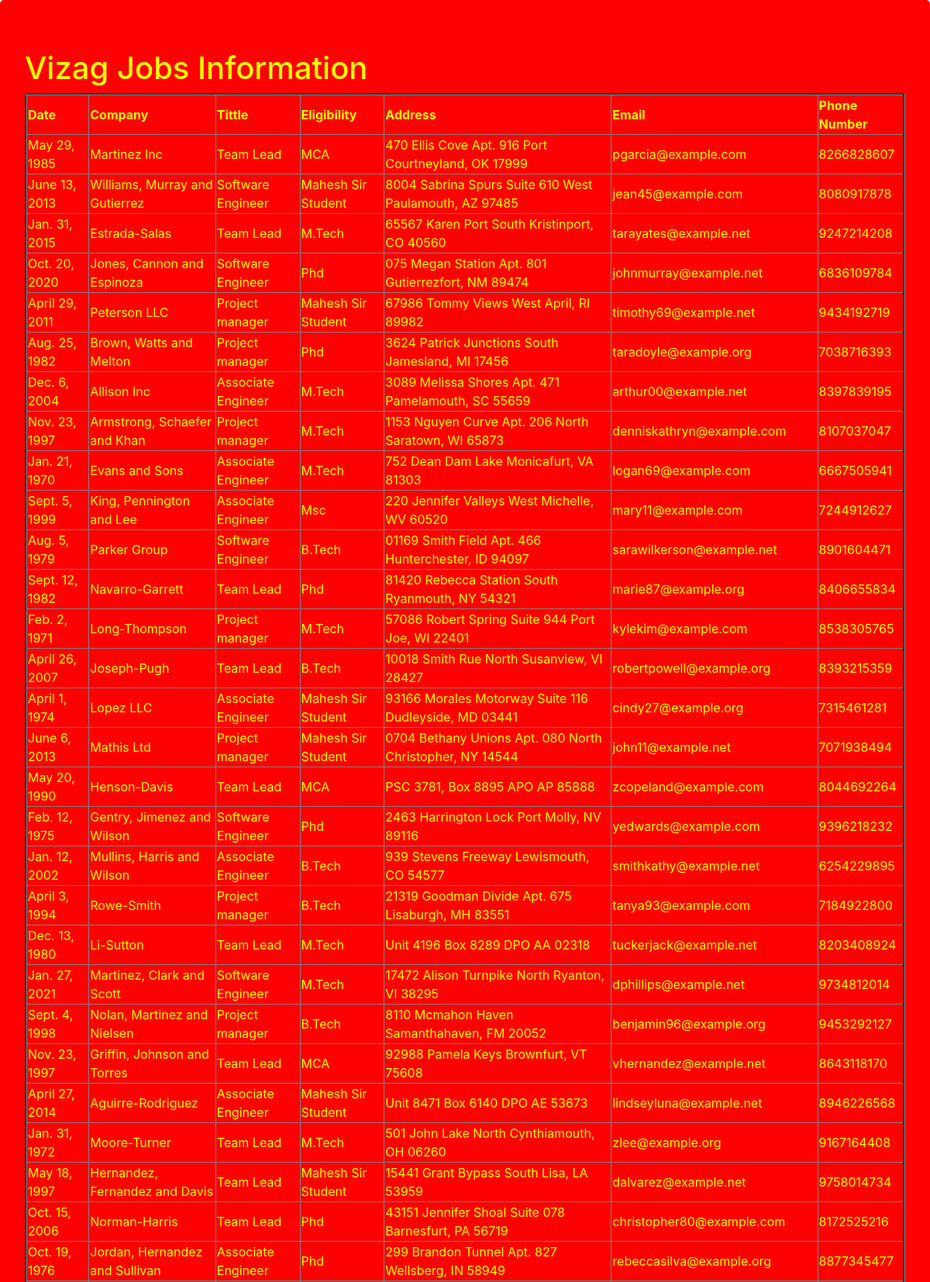
The app's page /vizagjobs/ (upper part) with its own data.
### testapp/models.py (models this page shows)
class VizagJobs(models.Model):
    date = models.DateField()
    company = models.CharField(max_length=30)
    tittle = models.CharField(max_length=30)
    eligibility = models.CharField(max_length=30)
    address = models.CharField(max_length=256)
    email = models.EmailField(max_length=30)
    phonenumber = models.BigIntegerField()

### testapp/views.py (the view)
# urls.py: path("vizagjobs/", views.vizagjobs_view),
def vizagjobs_view(request):
    jobs_list = VizagJobs.objects.all()
    my_dict = {'jobs_list':jobs_list}
    return render(request,'testapp/vizagjobs.html',my_dict)

### templates/testapp/vizagjobs.html (shortened to what this page needs)
<!DOCTYPE html>
{% load static %}
<html lang="en" dir="ltr">
  <head>
    <link rel="stylesheet" href="https://cdn.jsdelivr.net/npm/bootstrap@4.6.2/dist/css/bootstrap.min.css">
    <link rel="stylesheet" href="{% static 'css/jobs.css' %}">
  </head>
  <body>
    <div class="jumbotron">
    <h1>Vizag Jobs Information</h1>
    {% if jobs_list %}
    <table border="3">
      <thead>
        <th>Date</th>
        <th>Company</th>
        <th>Tittle</th>
        <th>Eligibility</th>
        <th>Address</th>
        <th>Email</th>
        <th>Phone Number</th>
      </thead>
      {% for job in jobs_list %}
      <tr>
        <td>{{job.date}}</td>
        <td>{{job.company}}</td>
        <td>{{job.tittle}}</td>
        <td>{{job.eligibility}}</td>
        <td>{{job.address}}</td>
        <td>{{job.email}}</td>
        <td>{{job.phonenumber}}</td>
      </tr>
      {% endfor %}
    </table>
    {% else %}
    <p>No Jobs In Vizag....</p>
    {% endif %}
   </div>
  </body>
</html>

### static/css/jobs.css (style rules this page uses)
.jumbotron { background: red; color: yellow; border: 2px sloid green; }

### records on screen
VizagJobs: date "May 29, 1985", company "Martinez Inc", tittle "Team Lead", eligibility "MCA", address "470 Ellis Cove Apt. 916 Port Courtneyland, OK 17999", email "pgarcia@example.com", phonenumber "8266828607"
VizagJobs: date "June 13, 2013", company "Williams, Murray and Gutierrez", tittle "Software Engineer", eligibility "Mahesh Sir Student", address "8004 Sabrina Spurs Suite 610 West Paulamouth, AZ 97485", email "jean45@example.com", phonenumber "8080917878"
VizagJobs: date "Jan. 31, 2015", company "Estrada-Salas", tittle "Team Lead", eligibility "M.Tech", address "65567 Karen Port South Kristinport, CO 40560", email "tarayates@example.net", phonenumber "9247214208"
VizagJobs: date "Oct. 20, 2020", company "Jones, Cannon and Espinoza", tittle "Software Engineer", eligibility "Phd", address "075 Megan Station Apt. 801 Gutierrezfort, NM 89474", email "johnmurray@example.net", phonenumber "6836109784"
VizagJobs: date "April 29, 2011", company "Peterson LLC", tittle "Project manager", eligibility "Mahesh Sir Student", address "67986 Tommy Views West April, RI 89982", email "timothy69@example.net", phonenumber "9434192719"
VizagJobs: date "Aug. 25, 1982", company "Brown, Watts and Melton", tittle "Project manager", eligibility "Phd", address "3624 Patrick Junctions South Jamesland, MI 17456", email "taradoyle@example.org", phonenumber "7038716393"
VizagJobs: date "Dec. 6, 2004", company "Allison Inc", tittle "Associate Engineer", eligibility "M.Tech", address "3089 Melissa Shores Apt. 471 Pamelamouth, SC 55659", email "arthur00@example.net", phonenumber "8397839195"
VizagJobs: date "Nov. 23, 1997", company "Armstrong, Schaefer and Khan", tittle "Project manager", eligibility "M.Tech", address "1153 Nguyen Curve Apt. 206 North Saratown, WI 65873", email "denniskathryn@example.com", phonenumber "8107037047"
VizagJobs: date "Jan. 21, 1970", company "Evans and Sons", tittle "Associate Engineer", eligibility "M.Tech", address "752 Dean Dam Lake Monicafurt, VA 81303", email "logan69@example.com", phonenumber "6667505941"
VizagJobs: date "Sept. 5, 1999", company "King, Pennington and Lee", tittle "Associate Engineer", eligibility "Msc", address "220 Jennifer Valleys West Michelle, WV 60520", email "mary11@example.com", phonenumber "7244912627"
VizagJobs: date "Aug. 5, 1979", company "Parker Group", tittle "Software Engineer", eligibility "B.Tech", address "01169 Smith Field Apt. 466 Hunterchester, ID 94097", email "sarawilkerson@example.net", phonenumber "8901604471"
VizagJobs: date "Sept. 12, 1982", company "Navarro-Garrett", tittle "Team Lead", eligibility "Phd", address "81420 Rebecca Station South Ryanmouth, NY 54321", email "marie87@example.org", phonenumber "8406655834"
VizagJobs: date "Feb. 2, 1971", company "Long-Thompson", tittle "Project manager", eligibility "M.Tech", address "57086 Robert Spring Suite 944 Port Joe, WI 22401", email "kylekim@example.com", phonenumber "8538305765"
VizagJobs: date "April 26, 2007", company "Joseph-Pugh", tittle "Team Lead", eligibility "B.Tech", address "10018 Smith Rue North Susanview, VI 28427", email "robertpowell@example.org", phonenumber "8393215359"
VizagJobs: date "April 1, 1974", company "Lopez LLC", tittle "Associate Engineer", eligibility "Mahesh Sir Student", address "93166 Morales Motorway Suite 116 Dudleyside, MD 03441", email "cindy27@example.org", phonenumber "7315461281"
VizagJobs: date "June 6, 2013", company "Mathis Ltd", tittle "Project manager", eligibility "Mahesh Sir Student", address "0704 Bethany Unions Apt. 080 North Christopher, NY 14544", email "john11@example.net", phonenumber "7071938494"
VizagJobs: date "May 20, 1990", company "Henson-Davis", tittle "Team Lead", eligibility "MCA", address "PSC 3781, Box 8895 APO AP 85888", email "zcopeland@example.com", phonenumber "8044692264"
VizagJobs: date "Feb. 12, 1975", company "Gentry, Jimenez and Wilson", tittle "Software Engineer", eligibility "Phd", address "2463 Harrington Lock Port Molly, NV 89116", email "yedwards@example.com", phonenumber "9396218232"
VizagJobs: date "Jan. 12, 2002", company "Mullins, Harris and Wilson", tittle "Associate Engineer", eligibility "B.Tech", address "939 Stevens Freeway Lewismouth, CO 54577", email "smithkathy@example.net", phonenumber "6254229895"
VizagJobs: date "April 3, 1994", company "Rowe-Smith", tittle "Project manager", eligibility "B.Tech", address "21319 Goodman Divide Apt. 675 Lisaburgh, MH 83551", email "tanya93@example.com", phonenumber "7184922800"
VizagJobs: date "Dec. 13, 1980", company "Li-Sutton", tittle "Team Lead", eligibility "M.Tech", address "Unit 4196 Box 8289 DPO AA 02318", email "tuckerjack@example.net", phonenumber "8203408924"
VizagJobs: date "Jan. 27, 2021", company "Martinez, Clark and Scott", tittle "Software Engineer", eligibility "M.Tech", address "17472 Alison Turnpike North Ryanton, VI 38295", email "dphillips@example.net", phonenumber "9734812014"
VizagJobs: date "Sept. 4, 1998", company "Nolan, Martinez and Nielsen", tittle "Project manager", eligibility "B.Tech", address "8110 Mcmahon Haven Samanthahaven, FM 20052", email "benjamin96@example.org", phonenumber "9453292127"
VizagJobs: date "Nov. 23, 1997", company "Griffin, Johnson and Torres", tittle "Team Lead", eligibility "MCA", address "92988 Pamela Keys Brownfurt, VT 75608", email "vhernandez@example.net", phonenumber "8643118170"
VizagJobs: date "April 27, 2014", company "Aguirre-Rodriguez", tittle "Associate Engineer", eligibility "Mahesh Sir Student", address "Unit 8471 Box 6140 DPO AE 53673", email "lindseyluna@example.net", phonenumber "8946226568"
VizagJobs: date "Jan. 31, 1972", company "Moore-Turner", tittle "Team Lead", eligibility "M.Tech", address "501 John Lake North Cynthiamouth, OH 06260", email "zlee@example.org", phonenumber "9167164408"
VizagJobs: date "May 18, 1997", company "Hernandez, Fernandez and Davis", tittle "Team Lead", eligibility "Mahesh Sir Student", address "15441 Grant Bypass South Lisa, LA 53959", email "dalvarez@example.net", phonenumber "9758014734"
VizagJobs: date "Oct. 15, 2006", company "Norman-Harris", tittle "Team Lead", eligibility "Phd", address "43151 Jennifer Shoal Suite 078 Barnesfurt, PA 56719", email "christopher80@example.com", phonenumber "8172525216"
VizagJobs: date "Oct. 19, 1976", company "Jordan, Hernandez and Sullivan", tittle "Associate Engineer", eligibility "Phd", address "299 Brandon Tunnel Apt. 827 Wellsberg, IN 58949", email "rebeccasilva@example.org", phonenumber "8877345477"
